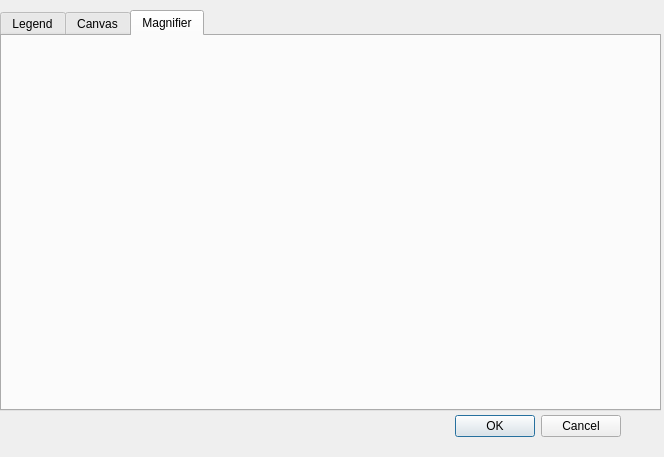
<?xml version="1.0" encoding="UTF-8"?>
<ui version="4.0">
 <class>Preference</class>
 <widget class="QDialog" name="Preference">
  <property name="geometry">
   <rect>
    <x>0</x>
    <y>0</y>
    <width>664</width>
    <height>457</height>
   </rect>
  </property>
  <property name="windowTitle">
   <string>Dialog</string>
  </property>
  <widget class="QDialogButtonBox" name="buttonBox">
   <property name="geometry">
    <rect>
     <x>280</x>
     <y>410</y>
     <width>341</width>
     <height>32</height>
    </rect>
   </property>
   <property name="orientation">
    <enum>Qt::Horizontal</enum>
   </property>
   <property name="standardButtons">
    <set>QDialogButtonBox::Cancel|QDialogButtonBox::Ok</set>
   </property>
  </widget>
  <widget class="QTabWidget" name="tabWidget">
   <property name="geometry">
    <rect>
     <x>0</x>
     <y>10</y>
     <width>661</width>
     <height>401</height>
    </rect>
   </property>
   <property name="currentIndex">
    <number>2</number>
   </property>
   <widget class="QWidget" name="legend">
    <attribute name="title">
     <string>Legend</string>
    </attribute>
    <widget class="QLabel" name="label">
     <property name="geometry">
      <rect>
       <x>30</x>
       <y>30</y>
       <width>61</width>
       <height>16</height>
      </rect>
     </property>
     <property name="text">
      <string>Position:</string>
     </property>
    </widget>
    <widget class="QComboBox" name="comboBox">
     <property name="geometry">
      <rect>
       <x>90</x>
       <y>30</y>
       <width>74</width>
       <height>22</height>
      </rect>
     </property>
     <item>
      <property name="text">
       <string>Left</string>
      </property>
     </item>
     <item>
      <property name="text">
       <string>Right</string>
      </property>
     </item>
     <item>
      <property name="text">
       <string>Bottom</string>
      </property>
     </item>
     <item>
      <property name="text">
       <string>Top</string>
      </property>
     </item>
    </widget>
   </widget>
   <widget class="QWidget" name="tab_2">
    <attribute name="title">
     <string>Canvas</string>
    </attribute>
    <widget class="QLabel" name="label_2">
     <property name="geometry">
      <rect>
       <x>50</x>
       <y>20</y>
       <width>141</width>
       <height>16</height>
      </rect>
     </property>
     <property name="text">
      <string/>
     </property>
    </widget>
   </widget>
   <widget class="QWidget" name="tab">
    <attribute name="title">
     <string>Magnifier</string>
    </attribute>
   </widget>
  </widget>
 </widget>
 <resources/>
 <connections>
  <connection>
   <sender>buttonBox</sender>
   <signal>accepted()</signal>
   <receiver>Preference</receiver>
   <slot>accept()</slot>
   <hints>
    <hint type="sourcelabel">
     <x>248</x>
     <y>254</y>
    </hint>
    <hint type="destinationlabel">
     <x>157</x>
     <y>274</y>
    </hint>
   </hints>
  </connection>
  <connection>
   <sender>buttonBox</sender>
   <signal>rejected()</signal>
   <receiver>Preference</receiver>
   <slot>reject()</slot>
   <hints>
    <hint type="sourcelabel">
     <x>316</x>
     <y>260</y>
    </hint>
    <hint type="destinationlabel">
     <x>286</x>
     <y>274</y>
    </hint>
   </hints>
  </connection>
 </connections>
</ui>
